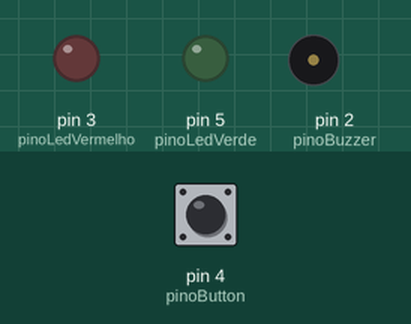
A sketch run on a simulated Arduino Uno, built with avr-gcc and run on an emulated ATmega328P. On the bench: output pins drawn as LEDs (lit = HIGH), buzzer (waves = sounding). Inputs (shaded band) come from the test bench; at power-on: pin 4 (pinoButton) LOW.

Above: at 2.2 s.
2.3 s: pin 4 (pinoButton) pulled HIGH for 3.2 s
At 6.3 s:
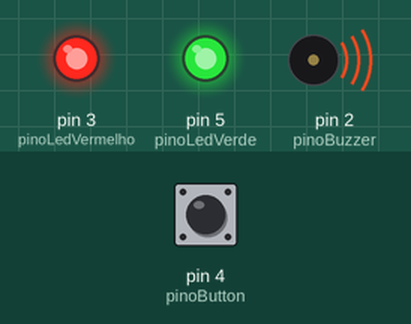
7.0 s: pin 4 (pinoButton) pulled HIGH for 0.6 s
At 7.8 s:
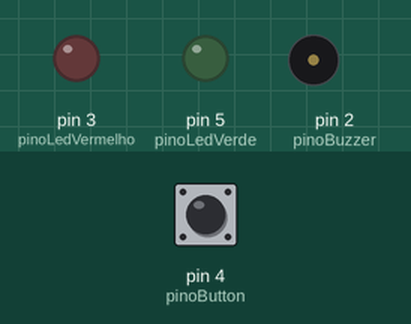
9.1 s: pin 4 (pinoButton) pulled HIGH for 1 s
At 11.3 s:
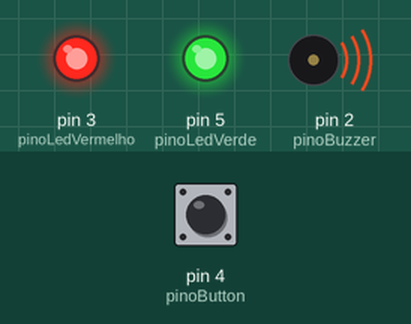
Timing chart, 0 to 12.8 s (numbered marks = the images above; inputs shaded):
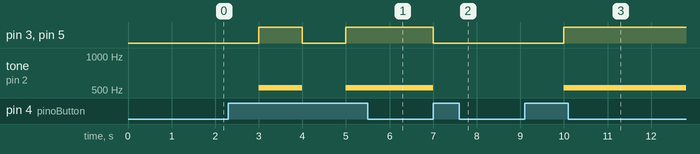

Measured:
- after the input at 2.3 s, pin 3 (pinoLedVermelho), pin 5 (pinoLedVerde): LOW → HIGH after 0.70 s, → LOW 1.0 s later, → HIGH 1.0 s later; tone on pin 2 (pinoBuzzer): silent → 523 Hz after 0.70 s, → silent 1.0 s later, → 523 Hz 1.0 s later
- after the input at 7.0 s, pin 3 (pinoLedVermelho), pin 5 (pinoLedVerde): HIGH → LOW at once; tone on pin 2 (pinoBuzzer): 523 Hz → silent at once
- after the input at 9.1 s, pin 3 (pinoLedVermelho), pin 5 (pinoLedVerde): LOW → HIGH after 0.90 s; tone on pin 2 (pinoBuzzer): silent → 523 Hz after 0.90 s

The sketch:

Buzzer_Botao.ino
```cpp
//Constante para o pino da buzzer
#define pinoBuzzer 2

//Constante do led
#define pinoLedVermelho 3
#define pinoLedVerde 5

//Constante do Botão
#define pinoButton 4

bool status = false;

void setup() {
  Serial.begin(9600);

  //Modo do pino
  pinMode(pinoBuzzer, OUTPUT);
  pinMode(pinoLedVermelho, OUTPUT);
  pinMode(pinoButton, INPUT);
  pinMode(pinoLedVerde, OUTPUT);
  delay(1000);

}

void loop() {
  if(digitalRead(pinoButton) == 1 && status == false){
    tone(pinoBuzzer, 523);
    status = true;
    digitalWrite(pinoLedVermelho, HIGH);//Nota musical dó
    digitalWrite(pinoLedVerde, HIGH);

  }

   else if (digitalRead(pinoButton) == 1 && status == true) {
    noTone(pinoBuzzer); //Desliga buzzer
    status = false;
    digitalWrite(pinoLedVermelho, LOW); //Desliga o LED
    digitalWrite(pinoLedVerde, LOW);
 }
  delay(1000);
}
```
